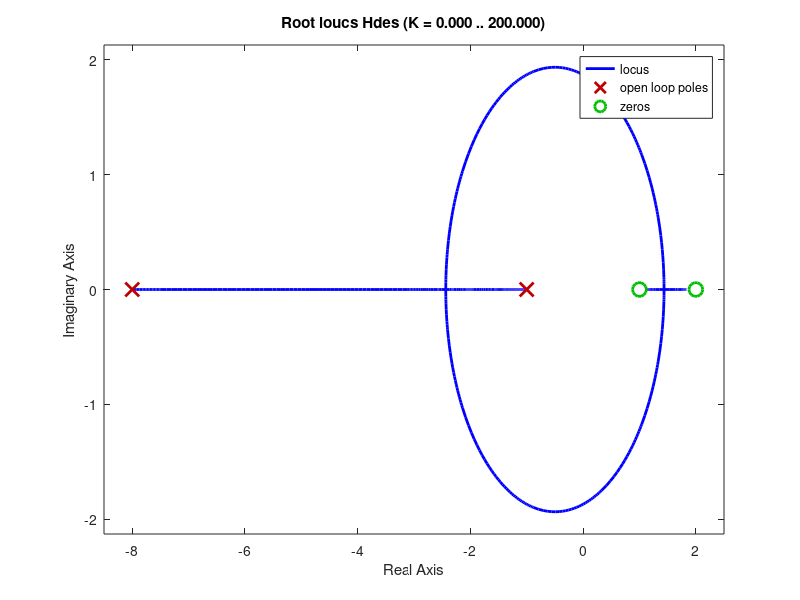

MATLAB code for this plot:
%% 
Hd = tf([1,2], conv([1,1],[1,-3]));
Hr = 1;
Hdes = Hd * Hr
rlocus(Hdes);grid;

%%
k = [2, 4, 8, 10.5, 15]
t = 0:0.2:20;
for i = 1:length(k)
    Ho = feedback(k(i)*Hd, Hr);
    step(Ho); title(['k=', num2str(k(i))]);
    grid;shg;pause(1);
end

%%
Hd = tf( conv([1, -1], [1, -2]), conv([1,1], [1, 8]));
Hdes = Hd;
rlocus(Hdes); grid

